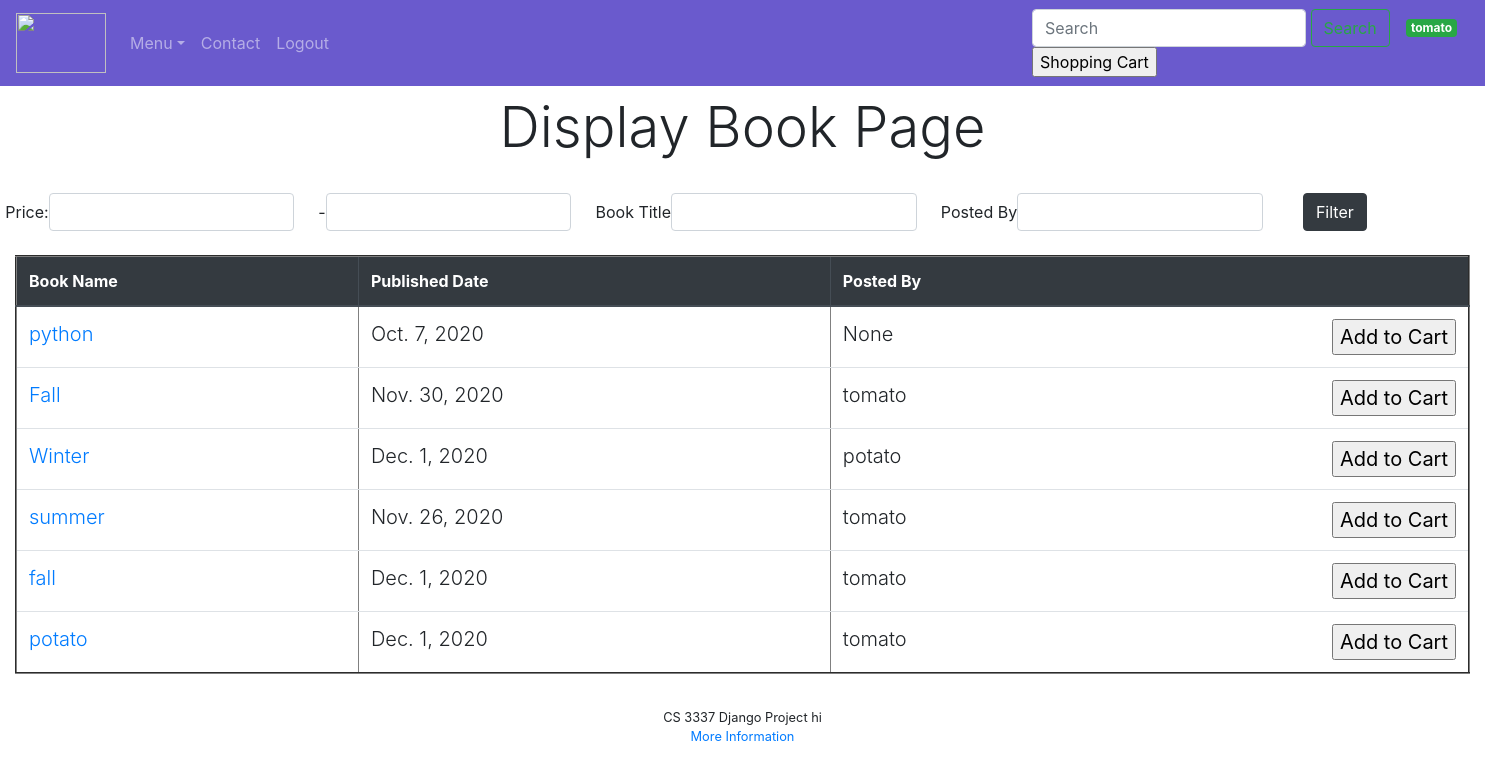
Page /displaybooks (signed in) on the earlier database version.
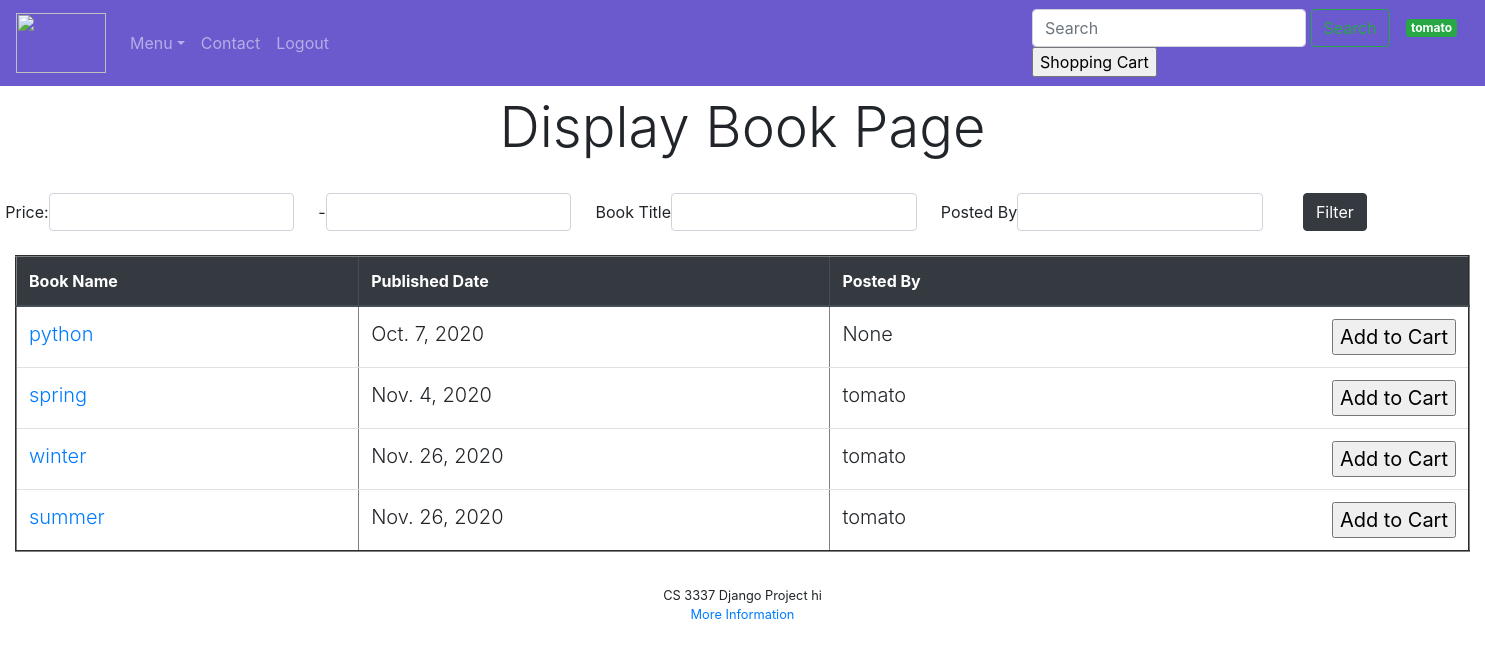
Same page on the later database version.
### bookMng/models.py (models this page shows, shortened)
class Book(models.Model):
    name = models.CharField(max_length=200)
    web = models.URLField(max_length=200)
    price = models.DecimalField(decimal_places=2, max_digits=6)
    publishdate = models.DateField(auto_now=True)
    picture = models.FileField(upload_to='bookEx/static/uploads')
    pic_path = models.CharField(max_length=300, editable=False, blank=True)
    username = models.ForeignKey(User, blank=True, null=True, on_delete=models.CASCADE)

### bookMng/views.py (the view)
# urls.py: path('displaybooks', views.displaybooks, name='displaybooks'),
@login_required(login_url=reverse_lazy('login'))
def displaybooks(request):
    books = Book.objects.all()
    myFilter = BookFilter(request.GET, queryset=books)
    books = myFilter.qs
    for b in books:
        b.pic_path = b.picture.url[14:]
    return render(request,
                  'bookMng/displaybooks.html',
                  {
                      'item_list': MainMenu.objects.all(),
                      'books': books,
                      'myFilter': myFilter
                  }
                  )

### bookEx/templates/bookMng/displaybooks.html (shortened to what this page needs)
{% extends "base.html" %}
{% load static %}
{% block content %}
<div class="container-fluid">
    <div class="container " align="center">
        <div>
            <h1 align="center" class="display-4 mx-auto my-auto px-3 py-2"> Display Book Page </h1>
        </div>
    </div>
    {% include 'bookMng/filterbooks.html' %}
     <table class="table table-hover mx-auto my-4" id="my-books-table" align="center" border="2" width="800">
            <thead class="thead-dark">
            <tr>
                <th scope="col"> Book Name</th>
                <th scope="col"> Published Date</th>
                <th scope="col">Posted By</th>
            </tr>
            </thead>
            {% for book in books %}
                <tr>
                    <td class="lead">
                        <a href="book_detail/{{ book.id }}" align="">
                            {{ book.name }}
                        </a>
                    </td>
                    <td class="lead">{{ book.publishdate }}</td>
                    <td class="lead">
                        {{ book.username }}
                        <input type="button" value="Add to Cart" style="float: right;">
                    </td>
                </tr>
            {% endfor %}
     </table>
</div>
{% endblock content %}

Differences in the rows shown:
removed Book: name "fall", publishdate "Dec. 1, 2020", username "tomato"
removed Book: name "potato", publishdate "Dec. 1, 2020", username "tomato"
changed Book: name "Fall" → "spring"; publishdate "Nov. 30, 2020" → "Nov. 4, 2020"
changed Book: name "Winter" → "winter"; publishdate "Dec. 1, 2020" → "Nov. 26, 2020"; username "potato" → "tomato"
